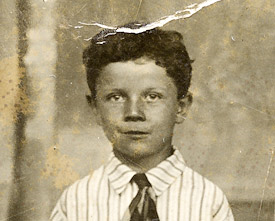
#> input picture Test Image.png, 275 x 221 px, found by its file name
$ jupyter execute --allow-errors IMAGE_RESTORATION_AND_ENHANCEMENT.ipynb
#> lines starting #> are read from the running program, lines starting #| are printed output that depends on the picture; after the words box and inside, x2 and y2 are one past the last pixel; in counts of white or black regions, pixels touching at a corner belong together
<a href="https://colab.research.google.com/github/SidElias/Image-Restoration/blob/main/IMAGE_RESTORATION_AND_ENHANCEMENT.ipynb" target="_parent"></a>

[cell 1]
# Import the necessary packages
import numpy as np
import argparse
import imutils
import cv2
from google.colab.patches import cv2_imshow
from skimage import morphology
from google.colab import files
import matplotlib.pyplot as plt
from skimage.restoration import denoise_tv_chambolle
from skimage.restoration import denoise_bilateral
import pandas as pd
import matplotlib.image as mpimg

#Image Retoration

[cell 2]
import cv2
import numpy as np
from skimage import io, color, morphology
from scipy import ndimage
import matplotlib.pyplot as plt

# 1. Read Both the Images and downsample them(for fast calculation) by factor of 2.
args = {
		"image": "/content/Test Image.png"
}

# Load the image
im1 = cv2.resize(io.imread(args["image"]), None, fx=0.5, fy=0.5)
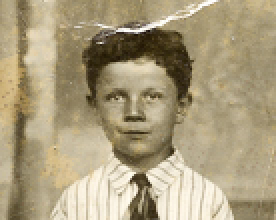
#> im1: shape (110, 138, 4) (shown 2 times larger); mean R, G, B, A 170.4, 157.2, 125.5, 255
im1 = im1[:, :, :3] # Remove alpha channel if present
#> im1: shape (110, 138, 3)

plt.figure()
plt.imshow(im1)
plt.title('Step 1: Original Image')
plt.axis('off')

# 2. Convert them into gray scale.
gray = color.rgb2gray(im1)
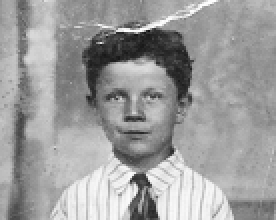
#> gray: shape (110, 138) float64 (shown 2 times larger); min 0.0702, max 0.998, mean 0.618

plt.figure()
plt.imshow(gray, cmap='gray')
plt.title('Step 2: Grayscale Image')
plt.axis('off')

# 4. Findout Gradient Magnitude of the Images using Sobel mask.
sobel_x = np.array([[1, 0, -1], [2, 0, -2], [1, 0, -1]])
sobel_y = np.array([[1, 2, 1], [0, 0, 0], [-1, -2, -1]])
gx = cv2.filter2D(gray, -1, sobel_x)
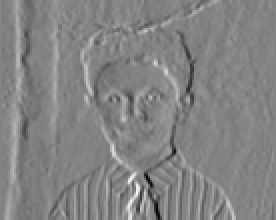
#> gx: shape (110, 138) float64 (shown 2 times larger); min -2.96, max 2.78, mean 0.00345; drawn with min black and max white
gy = cv2.filter2D(gray, -1, sobel_y)
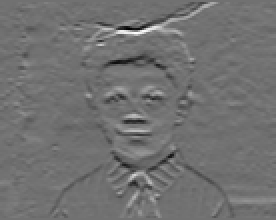
#> gy: shape (110, 138) float64 (shown 2 times larger); min -2.8, max 3.48, mean -0.00381; drawn with min black and max white
mg = np.hypot(gx, gy)
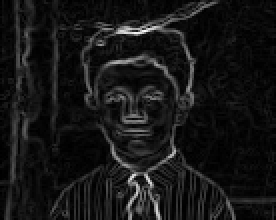
#> mg: shape (110, 138) float64 (shown 2 times larger); min 1.11e-16, max 3.65, mean 0.32; drawn with min black and max white

plt.figure()
plt.imshow(mg, cmap='gray')
plt.title('Step 4: Gradient Magnitude')
plt.axis('off')

# 5. Threshold Gradient magnitude with a threshold of 30 percentile of max value.
mgBw = mg > 0.17 * np.max(mg)
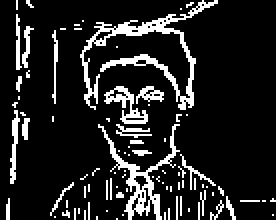
#> mgBw: shape (110, 138) bool (shown 2 times larger); 13.5% white in thin lines or dots

plt.figure()
plt.imshow(mgBw, cmap='gray')
plt.title('Step 5: Thresholded Gradient Magnitude')
plt.axis('off')

# 6. Apply morpholgical operation Closing of binary image by a disk mask of 3 X 3.
mgBw = ndimage.binary_closing(mgBw, morphology.disk(1))
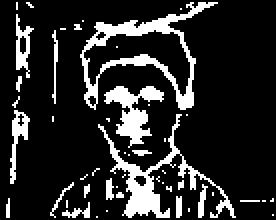
#> mgBw: shape (110, 138) bool (shown 2 times larger); 16.2% white; 49 white regions (37 under 20 px), largest, box (x1, y1, x2, y2) and area: (40, 1, 109, 55) 762, (49, 57, 118, 109) 636, (52, 43, 82, 74) 380

plt.figure()
plt.imshow(mgBw, cmap='gray')
plt.title('Step 6: Morphological Closing')
plt.axis('off')

# 7. Apply Particle Analyze(CCL).
CCL = morphology.remove_small_objects(mgBw, min_size=500)
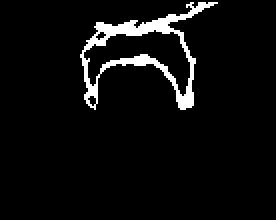
#> CCL: shape (110, 138) bool (shown 2 times larger); 5% white; 1 white region, box (x1, y1, x2, y2) and area: (40, 1, 109, 55) 762

plt.figure()
plt.imshow(CCL, cmap='gray')
plt.title('Step 7: Particle Analysis (CCL)')
plt.axis('off')

# Use CCL as mask for inpainting
mask = CCL

# Resize mask to match original image size using zero padding
mask_resized = np.zeros_like(im1)
mask_resized[:mask.shape[0], :mask.shape[1]] = mask[:,:,np.newaxis]

img = cv2.cvtColor(im1, cv2.COLOR_BGR2RGB)

plt.figure()
plt.imshow(img, cmap='gray')
plt.title('Step 8: Resized')
plt.axis('off')

#9 Perform inpainting using both techniques (TELEA and NS)
output1 = cv2.inpaint(img, mask_resized[:,:,0], 5, cv2.INPAINT_TELEA)
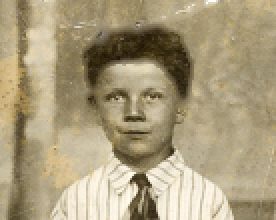
#> output1: shape (110, 138, 3) (shown 2 times larger); mean B, G, R 124.8, 156.6, 169.9
output2 = cv2.inpaint(img, mask_resized[:,:,0], 5, cv2.INPAINT_NS)

output = [img, mask_resized[:,:,0], output1, output2]
titles = ['Damaged Image', 'Mask', 'TELEA', 'NS']

# Display the results
for i in range(4):
    plt.subplot(2, 2, i+1)
    if i == 1:
        plt.imshow(output[i], cmap='gray')
    else:
        plt.imshow(output[i])
    plt.title(titles[i])
    plt.xticks([])
    plt.yticks([])

plt.show()
#> figure, not shown here; B, G, R data is drawn as R, G, B

# Save the Results
cv2.imwrite("TELEA.jpg", output1)
cv2.imwrite("NS.jpg", output2)
#> Out = True

#Image Enhancement

##Denoising

[cell 3]
# Read the image
image = cv2.imread("NS.jpg")

#Apply bilateral filter denoising
denoised_image = denoise_bilateral(image, channel_axis=-1)
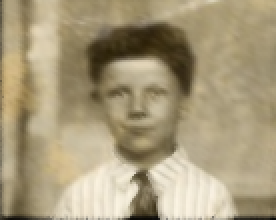
#> denoised_image: shape (110, 138, 3) float64 (shown 2 times larger); mean B, G, R 0.485, 0.608, 0.66

# Save the denoised images
cv2.imwrite('/content/denoised_imageBI.jpg', denoised_image * 255)

# Show the noisy and denoised images
fig, ax = plt.subplots(nrows=1, ncols=2, figsize=(8, 5),
                       sharex=True, sharey=True)

plt.gray()

ax[0].imshow(image)
ax[0].axis('off')
ax[0].set_title('Noisy image')

ax[1].imshow(denoised_image)
ax[1].axis('off')
ax[1].set_title('Denoised  Image')


plt.show()
#> figure, not shown here; B, G, R data is drawn as R, G, B
